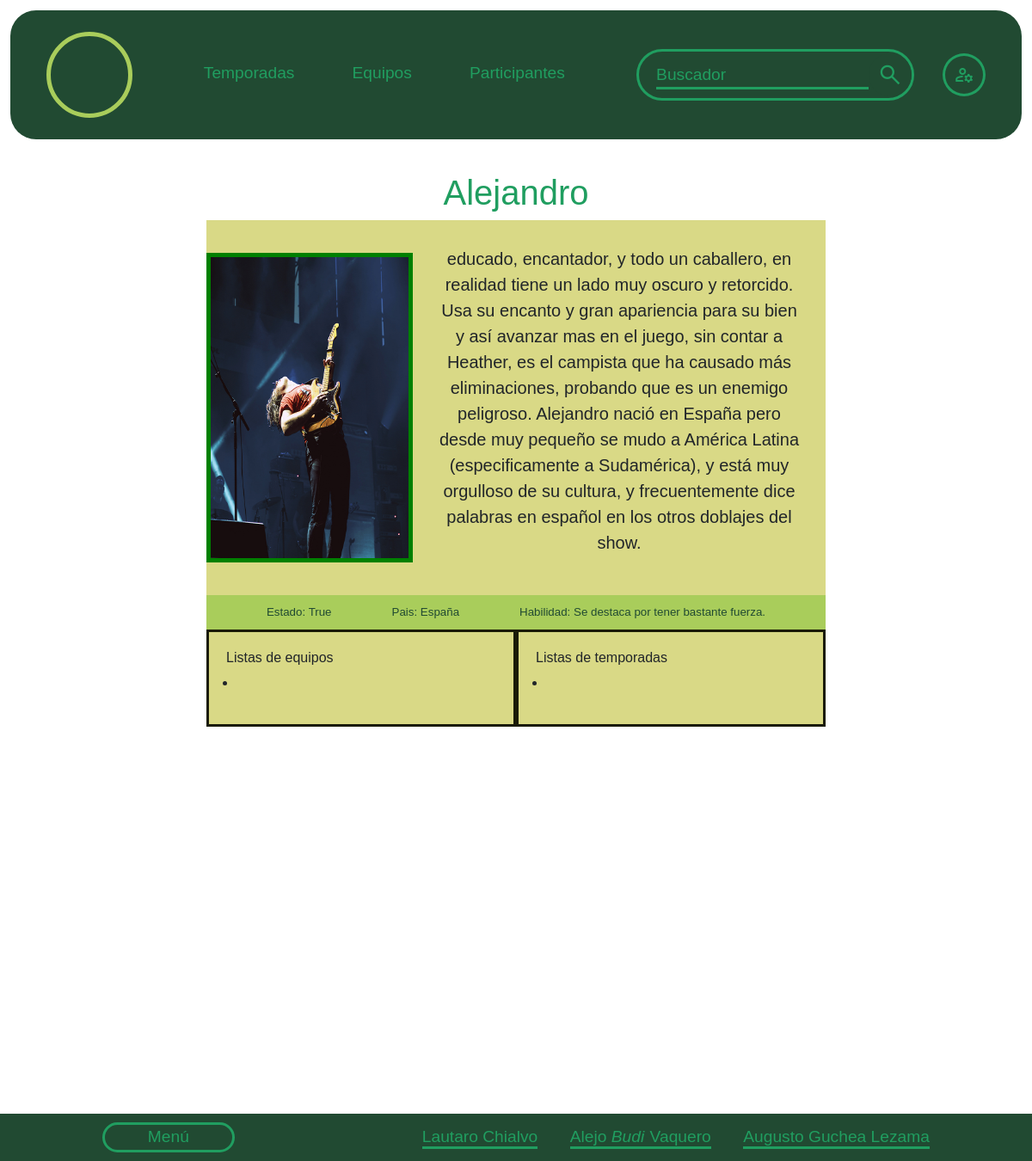
Screenshot of /participante/3/ with the database file from the repository.
### TCI/models.py (models this page shows, shortened)
class Participante(models.Model):
    nombre = models.CharField(max_length=50)
    apellido = models.CharField(max_length=50)
    apodo = models.CharField(max_length=50)
    descripcion = models.CharField(max_length=1000)
    estadoParticipacion = models.BooleanField(default=True)
    pais = models.ForeignKey(Pais, on_delete=models.CASCADE)
    habilidad = models.ForeignKey(Habilidad, on_delete=models.CASCADE)

class Pais(models.Model):
    nombre = models.CharField(max_length=50)
    def __str__(self) -> str:
        return f"{self.nombre}"

class Habilidad(models.Model):
    nombre = models.CharField(max_length=50)
    descripcion = models.CharField(max_length=100)
    def __str__(self):
        return self.descripcion

### TCI/views.py (the view)
# urls.py: path('participante/<int:pk>/', views.participante, name='participante'),
def participante(request, pk):
    participante = Participante.objects.get(pk=pk)
    nombre = participante.nombre
    apellido = participante.apellido
    apodo = participante.apodo
    descripcion = participante.descripcion
    estado = participante.estadoParticipacion
    pais = participante.pais
    habilidad = participante.habilidad
    return render(request, "detallesParticipante.html", {
        'participante': participante,
        'nombre': nombre,
        'apellido': apellido,
        'apodo': apodo,
        'descripcion': descripcion,
        'estado': estado,
        'pais': pais,
        'habilidad': habilidad
    })

### TCI/templates/detallesParticipante.html
{% extends "base.html" %}
{% load static %}
{% block head %}
<link rel="stylesheet" href="{% static 'css/detalleParticipante.css' %}">
{% endblock %}
{% block content %}
<main>
    <h1>{{ nombre }}</h1>
    <div class="participante-descripcion">
        <img src="static/img/02.jpg" alt="">
        <p>{{ descripcion }}</p>
    </div>
    <div class="participante-detalles">
        <h3>Estado: {{ estado }}</h3>
        <h3>Pais: {{ pais }}</h3>
        <h3>Habilidad:  {{habilidad}}</h3>
    </div>
    <div class="participante-listas">
        <div class="lista-equipos">
            <h4>Listas de equipos</h4>
            <ul>
                <li><a href=""></a></li>
            </ul>
        </div>
        <div class="lista-temporadas">
            <h4>Listas de temporadas</h4>
            <ul>
                <li><a href=""></a></li>
            </ul>
        </div>
    </div>
</main>
{% endblock %}

### TCI/templates/base.html (shortened to what this page needs)
{% load static %}
<!DOCTYPE html>
<html lang="en">
<head>
    <link rel="stylesheet" href="{% static 'css/base.css' %}">
    <link href="https://cdn.jsdelivr.net/npm/bootstrap@5.3.2/dist/css/bootstrap.min.css" rel="stylesheet">
    {% block head %}
    {% endblock %}
</head>
<nav>
    <div class="nav-contenedor hijo"></div>
    <div class="nav-botones hijo">
        <a href="{% url 'temporadas' %}" class="nav-boton">Temporadas</a>
        <a href="{% url 'equipos' %}" class="nav-boton">Equipos</a>
        <a href="{% url 'participantes' %}" class="nav-boton">Participantes</a>
    </div>
    <form method="get" class="nav-agrupador hijo">
        <input type="text" placeholder="Buscador" name="buscador" value="{{ request.GET.buscador }}" id="nav-input">
        <button type="submit" class="nav-agrupador-boton" id="buscador">
            <span class="material-symbols-outlined" id="nav-span">
            </span>
        </button>
    </form>
{% if request.user.is_authenticated %}
    <a href="{% url 'login' %}" class="nav-admin">
        <span class="material-symbols-outlined">
            manage_accounts
            </span>
    </a>
{% else %}
    <a href="{% url 'exit' %}" class="nav-admin">
        <span class="material-symbols-outlined">
            </span>
    </a>
{% endif %}
</nav>
    {% block content %}
    {% endblock %}
<footer class="">
    <div class="footer-contenedor">
        <a class="footer-menu" href="{% url 'home' %}">Menú</a>
        <div class="footer-integrantes">
            <h3>Lautaro Chialvo</h3>
            <h3>Alejo <i> Budi<s style="color: #214a32;">-</s></i>Vaquero</h3>
            <h3>Augusto Guchea Lezama</h3>
        </div>
    </div>
</footer>
</html>

### TCI/static/css/base.css (style rules this page uses)
:root { --color-1: #1a1b06; --color-2: #209e60; --color-3: #214a32; --color-4: #a9cd5b; --color-5: #d9d986; }
* { padding: 0; margin: 0; font-family: 'Italianno', cursive; font-family: 'Kanit', sans-serif; font-family: 'Merriweather Sans', sans-serif; }
html { position: relative; min-height: 100%; }
nav { margin: 1vw .5vw; background-color: var(--color-3); width: 98vw; height: 150px; border-radius: 30px; position: fixed; display: flex; align-items: center; justify-content: space-around; }
.nav-botones { width: 35vw; display: flex; justify-content: space-between; align-items: center; }
.nav-boton { padding: 5px 0; text-decoration: none; font-size: larger; color: var(--color-2); border-bottom: 3px var(--color-3) solid; transition: all 0.5s ease; }
.nav-contenedor { width: 100px; border: 5px var(--color-4) solid; height: 100px; border-radius: 50%; }
.nav-agrupador { border-radius: 30px; border: 3px var(--color-2) solid; display: flex; align-items: center; justify-content: center; margin-right: -50px; transition: all 0.3s; }
.nav-agrupador input { margin: 10px 0 10px 20px; font-size: larger; color: var(--color-4); background-color: var(--color-3); border: none; transition: all 0.3s ; border-top: var(--color-3) 3px solid; border-bottom: 3px solid var(--color-2); }
.nav-agrupador input::placeholder { color: var(--color-2); transition: all 0.3s ; }
.nav-agrupador-boton { width: 50px; height: 50px; border: none; border-radius: 50%; background-color: var(--color-3); display: flex; align-items: center; justify-content: center; transition: all 0.3s; }
.nav-agrupador span { padding: 0; font-size: 30px; color: var(--color-2); transition: all 0.3s; }
.nav-admin { margin-left: 0; border-radius: 50%; border: solid 3px var(--color-2); text-decoration: none; }
.nav-admin span { display: flex; justify-content: center; align-items: center; outline: none; color: var(--color-2); font-size: x-large; margin: 10px; transition: all .3s; }
footer { position: absolute; bottom: 0; width: 100%; text-align: center; padding: 10px; background-color: #214a32; }
.footer-contenedor { display: flex; flex-direction: row; flex-wrap: nowrap; width: 100%; justify-content: space-around; align-items: center; }
.footer-menu { font-family: 'Italianno', cursive; font-family: 'Kanit', sans-serif; font-family: 'Merriweather Sans', sans-serif; font-size: larger; border-radius: 30px; border: 3px var(--color-2) solid; text-decoration: none; width: 13%; color: var(--color-2); transition: all 0.3s; }
.footer-integrantes { width: 50%; display: flex; justify-content: space-between; }
.footer-integrantes h3 { margin: auto 0; border-bottom: 3px solid #209e60; color: #209e60; font-size: larger; }

### TCI/static/css/detalleParticipante.css (style rules this page uses)
:root { --color-1: #1a1b06; --color-2: #209e60; --color-3: #214a32; --color-4: #a9cd5b; --color-5: #d9d986; }
main { width: 100vw; height: 100vh; display: flex; align-items: center; flex-direction: column; margin-bottom: 200px; margin-top: 200px; }
h1 { font-size: 40px; color: var(--color-2); }
p { padding: 30px; font-size: 20px; white-space: pre-line; flex: 1 1 0; text-align: center; }
img { border: 5px green solid; width: 20vw; height: 30vw; }
.participante-descripcion { background-color: var(--color-5); display: flex; flex-direction: row; align-items: center; width: 60%; }
.participante-detalles { width: 60%; height: 5vh; background-color: var(--color-4); color: var(--color-3); display: flex; justify-content: space-evenly; align-items: center; }
.participante-detalles h3 { font-size: smaller; margin: 0; }
.participante-listas { background-color: var(--color-5); width: 60%; display: flex; flex-direction: row; }
.lista-equipos { width: 50%; border: #1a1b06 solid 3px; padding: 20px 0; }
.lista-equipos h4 { font-size: medium; padding-left: 20px; }
.lista-temporadas { width: 50%; border: #1a1b06 solid 3px; padding: 20px 0; }
.lista-temporadas h4 { font-size: medium; padding-left: 20px; }

### rows the page displays
Participante: nombre "Alejandro", descripcion "educado, encantador, y todo un caballero, en realidad tiene un lado muy oscuro y retorcido. Usa su encanto y gran apariencia para su bien y así avanzar mas en el juego, sin contar a Heather, es el campista que ha causado más eliminaciones, probando que es un enemigo peligroso. Alejandro nació en España pero desde muy pequeño se mudo a América Latina (especificamente a Sudamérica), y está muy orgulloso de su cultura, y frecuentemente dice palabras en español en los otros doblajes del show."
Pais: nombre "España"
Habilidad: descripcion "Se destaca por tener bastante fuerza."

### other values shown
{{ estado }} "True"
